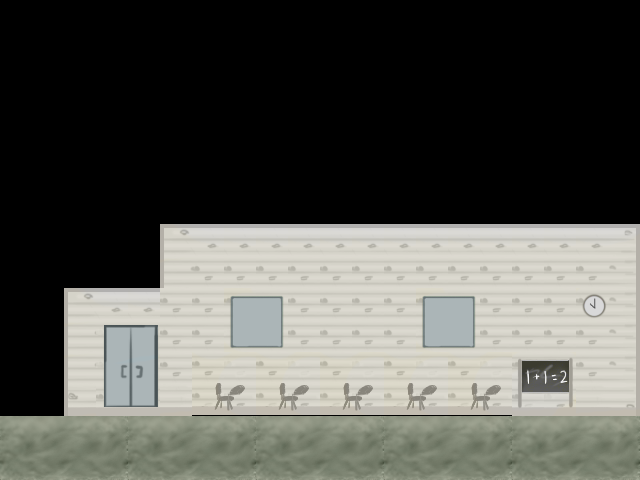

This game map was drawn from its Tiled (.tmx) file and the tilesets committed beside it. A one-line description and the trimmed map source follow:
An orthogonal 20x15 tile map with 32x32 px tiles, 1 tile layer (Tile Layer 1).

<map version="1.0" orientation="orthogonal" renderorder="right-down" width="20" height="15" tilewidth="32" tileheight="32">
 <tileset firstgid="1" name="holden" tilewidth="32" tileheight="32">
  <image source="../tile/holden.png" width="480" height="480" />
 </tileset>
 <layer name="Tile Layer 1" width="20" height="15">
  <data>[300 cells, 142 non-empty, 36 distinct tile ids]</data>
 </layer>
</map>
